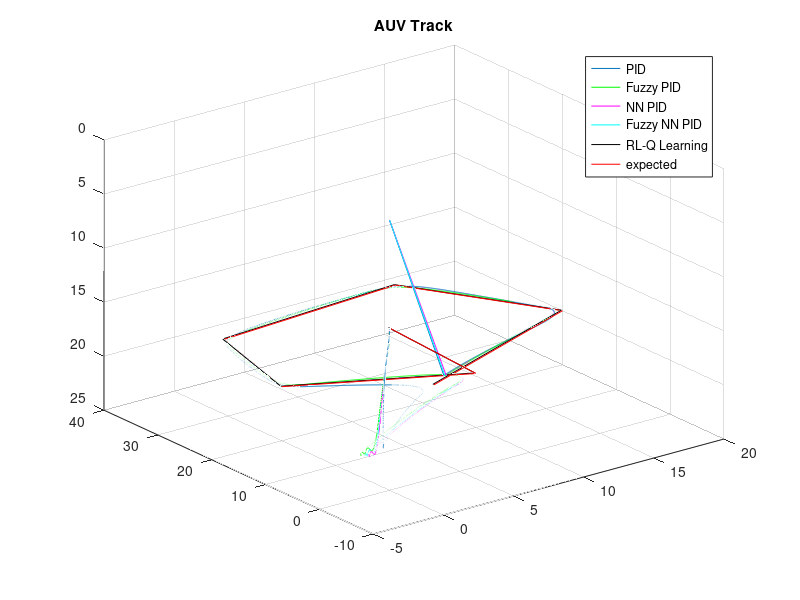

This chart was generated by the following MATLAB code:
Mfile = load('pendagon.mat');

figure(5);
plot3(Mfile.pidresults(Mfile.iii,1),Mfile.pidresults(Mfile.iii,2),Mfile.pidresults(Mfile.iii,3),'-');
title('AUV Track');
grid on;
set(gca,'zdir','reverse');
hold on;
plot3(Mfile.ffresults(Mfile.iii,1),Mfile.ffresults(Mfile.iii,2),Mfile.ffresults(Mfile.iii,3),'g');
hold on;
plot3(Mfile.nnresults(Mfile.iii,1),Mfile.nnresults(Mfile.iii,2),Mfile.nnresults(Mfile.iii,3),'m');
hold on;
plot3(Mfile.nfresults(Mfile.iii,1),Mfile.nfresults(Mfile.iii,2),Mfile.nfresults(Mfile.iii,3),'c');
hold on;
plot3(Mfile.QLresults(Mfile.ii,1),Mfile.QLresults(Mfile.ii,2),Mfile.QLresults(Mfile.ii,3),'k');
hold on;
A=[0 10 0 2 15 20 7];
B=[0 10 20 36 38 20 10];
C=[10 20 20 20 20 20 20];
plot3(A,B,C,'r');
legend('PID','Fuzzy PID','NN PID','Fuzzy NN PID','RL-Q Learning','expected');
hold off;

